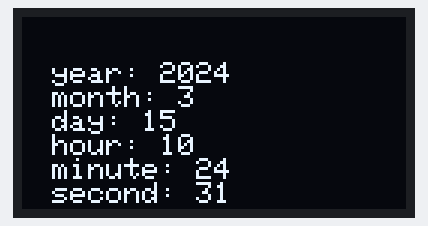
The sketch below on a simulated Arduino Uno, built with avr-gcc and run on an emulated ATmega328P. Parts: 128×64 one-colour display. The local clock reads 2024-03-15 10:24:30 at power-on unless the sketch sets it.

Above: at 1.2 s.
At 5.1 s:
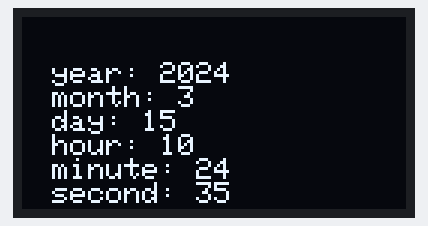
At 9.1 s:
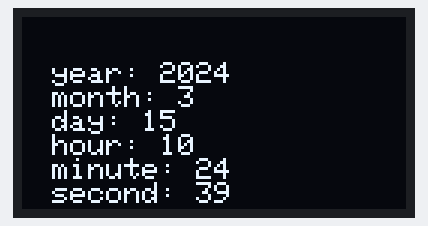
At 19.1 s:
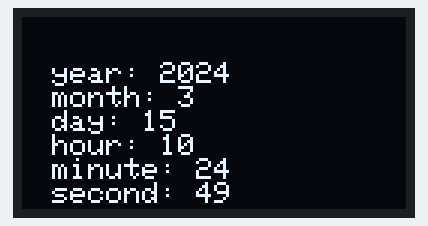
At 28.1 s:
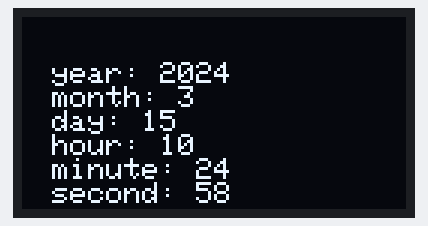
At 38.1 s:
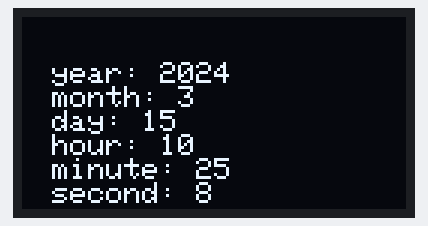

Measured:
- what the display in image 0 shows lasts 1.0 s, from 1.1 s to 2.1 s
- what the display in image 2 shows lasts 1.1 s, from 9.0 s to 10.1 s

The sketch:

assignment_2_wk7.ino
```cpp
#include <ThreeWire.h>
#include <RtcDS1302.h>
ThreeWire myWire(4,5,2); // IO, SCLK, CE
RtcDS1302<ThreeWire> Rtc(myWire);

#include <SPI.h>
#include <Wire.h>
#include <Adafruit_GFX.h>
#include <Adafruit_SSD1306.h>
#define SCREEN_WIDTH 128 // OLED display width, in pixels
#define SCREEN_HEIGHT 64 // OLED display height, in pixels
#define OLED_RESET     -1 // Reset pin # (or -1 if sharing Arduino reset pin)
Adafruit_SSD1306 display(SCREEN_WIDTH, SCREEN_HEIGHT, &Wire, OLED_RESET);

int tellingTime(const RtcDateTime& dt){
  display.clearDisplay();
  display.setTextSize(1);
  display.setTextColor(WHITE);
  display.setCursor(10,15);
  display.println("year: "+String(dt.Year()));
  display.setCursor(10,23);
  display.println("month: "+String(dt.Month()));
  display.setCursor(10,31);
  display.println("day: "+String(dt.Day()));
  display.setCursor(10,39);
  display.println("hour: "+String(dt.Hour()));
  display.setCursor(10,47);
  display.println("minute: "+String(dt.Minute()));
  display.setCursor(10,55);
  display.println("second: "+String(dt.Second()));
  display.display();
}

void setup() {

 Rtc.Begin();
 RtcDateTime(__DATE__, __TIME__);

 display.begin(SSD1306_SWITCHCAPVCC, 0x3c); //initialize I2C addr 0x3c

  if(!display.begin(SSD1306_SWITCHCAPVCC, 0x3C)) {
     Serial.println("SSD1306 allocation failed");
     for(;;);
  }
  delay(1000);
  display.clearDisplay(); // clears the screen and buffer
  display.display();    // method to display the text on screen
}

void loop() {
  RtcDateTime now = Rtc.GetDateTime(); // read datetime
  tellingTime(now);
}
```
